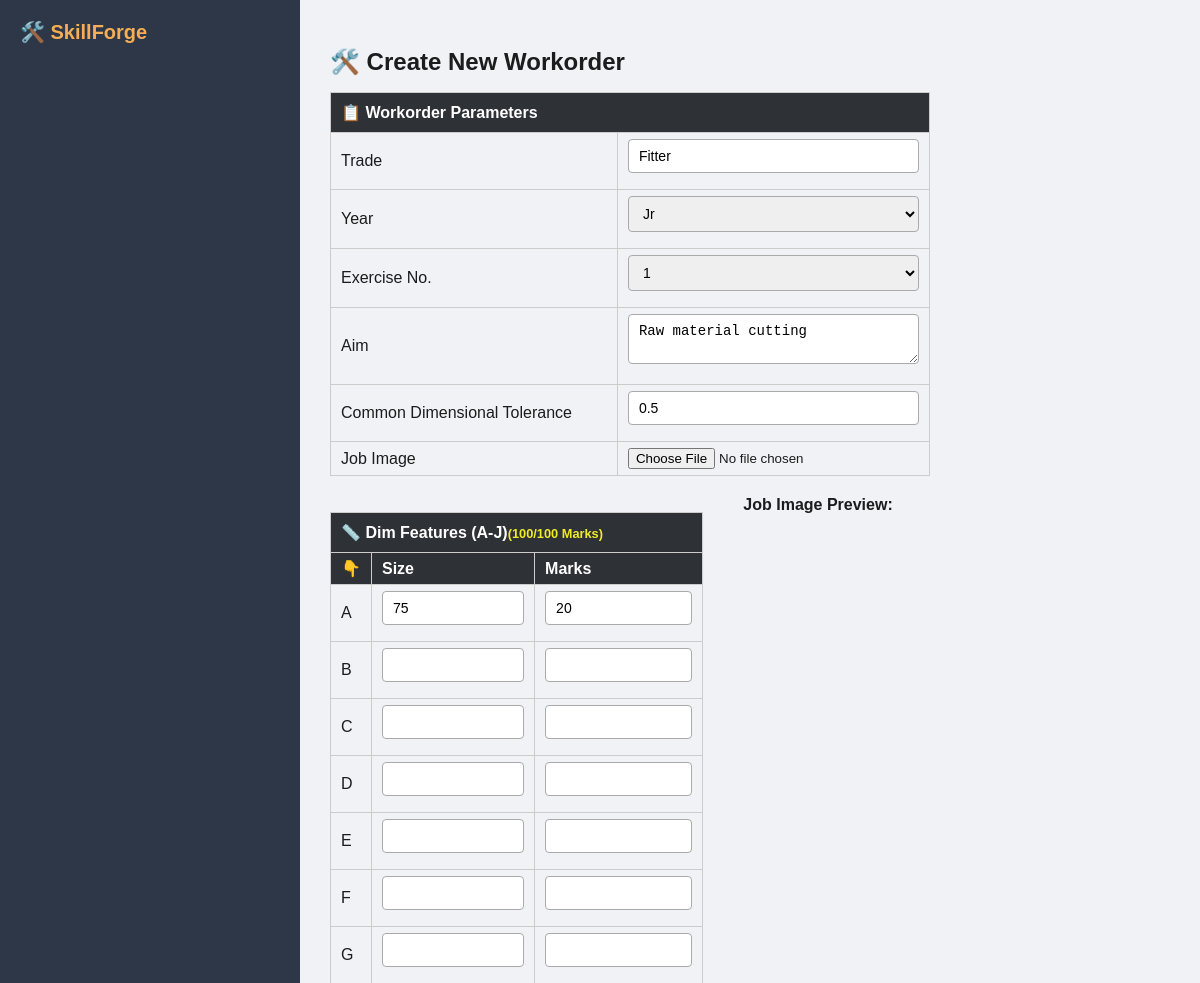
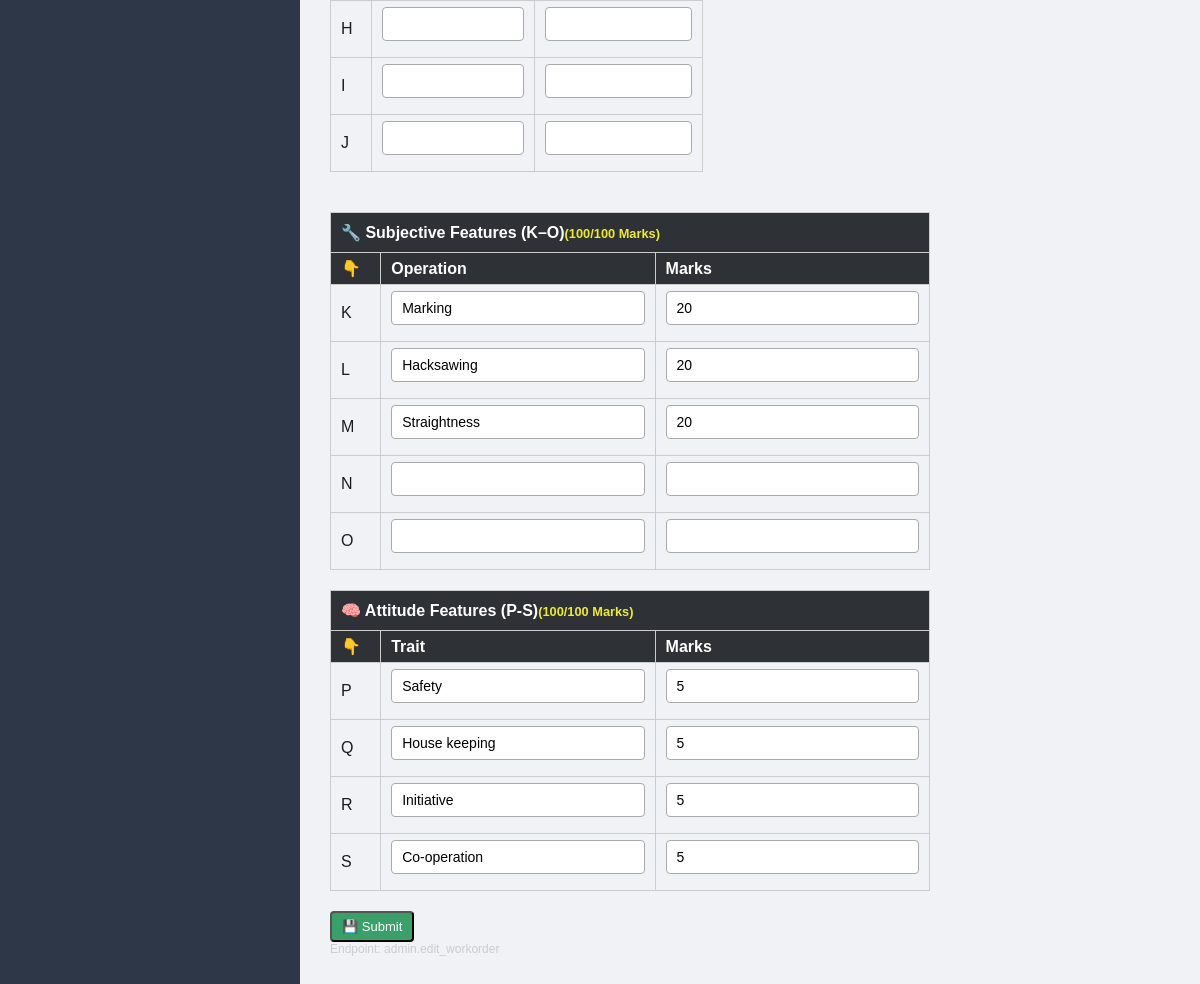
The app's page /admin/edit/2 (signed in) with its own data (2 pictures, top to bottom).
### models.py (models this page shows)
class WorkorderTemplate(db.Model):
    __tablename__ = 'workorder_template'
    __table_args__ = (
        db.UniqueConstraint('trade', 'year', 'exercise_no', 'job_image', name='uq_trade_year_exercise_aim'),
    )
    id = db.Column(db.Integer, primary_key=True)
    trade = db.Column(db.String(100), nullable=False)
    year = db.Column(db.String(10), nullable=False)  # e.g., Jr or Sr
    exercise_no = db.Column(db.String(2), nullable=False)
    aim = db.Column(db.String(255), nullable=False)
    job_image = db.Column(db.String(255), nullable=True)
    common_tolerance = db.Column(db.String(20), nullable=False)
    job_image = db.Column(db.String(255))
    dimensional_features = db.relationship('DimensionalFeature', backref='workorder', lazy=True)
    subjective_features = db.relationship('SubjectiveFeature', backref='workorder', lazy=True)
    attitude_features = db.relationship('AttitudeFeature', backref='workorder', lazy=True)

### admin/routes.py (the view, shortened to what this page needs)
@admin_bp.route("/edit/<int:workorder_id>", methods=["GET", "POST"])
@login_required # Requires user to be logged in.
def edit_workorder(workorder_id):
    if not current_user.is_admin():
        flash("Access denied", "danger")
        return redirect(url_for("dashboard"))
    work = WorkorderTemplate.query.get_or_404(workorder_id)
    dim_labels = list("ABCDEFGHIJ")
    subj_labels = list("KLMNO")
    att_labels = list("PQRS")
    form = WorkorderForm(obj=work)
    if request.method == "GET":
        for i, f in enumerate(form.dim_features):
            if i < len(work.dimensional_features): # Ensure index is within bounds of existing features
                f.size.data = work.dimensional_features[i].size
                f.marks.data = work.dimensional_features[i].marks
        for i, f in enumerate(form.subj_features):
            if i < len(work.subjective_features):
                f.operation.data = work.subjective_features[i].operation
                f.marks.data = work.subjective_features[i].marks
        for i, f in enumerate(form.attitude_features):
            if i < len(work.attitude_features):
                f.trait.data = work.attitude_features[i].trait
                f.marks.data = work.attitude_features[i].marks
    return render_template("admin/design_form.html", form=form)

### admin/forms.py (shortened to what this page needs)
class WorkorderForm(FlaskForm):
    trade = StringField("Trade", validators=[DataRequired()])
    year = SelectField('Year', choices=[('Jr', 'Jr'), ('Sr', 'Sr')])
    exercise_no = SelectField('Exercise No.', choices=[(str(i), f'{i}') for i in range(1, 53)])
    aim = TextAreaField("Aim", validators=[DataRequired()])
    common_tolerance = StringField("Common Dimensional Tolerance", validators=[DataRequired()])
    job_image = FileField("Job Image", validators=[FileAllowed(['jpg', 'jpeg', 'png'])])
    dim_features = FieldList(FormField(DimFeatureForm), min_entries=10)
    subj_features = FieldList(FormField(SubjFeatureForm), min_entries=5)
    attitude_features = FieldList(FormField(AttFeatureForm), min_entries=4)
    submit = SubmitField("Create Workorder")

class DimFeatureForm(Form):
    label = StringField("Label")
    size = StringField("Size", validators=[Optional()])
    marks = IntegerField("Marks", validators=[Optional()])

### app.py (called while the page is built)
@login_manager.user_loader
def load_user(user_id):
    return User.query.get(int(user_id))

### models.py (called while the page is built)
    def is_admin(self):
        return self.role == "Admin"

### Templates/admin/design_form.html (shortened to what this page needs)
{% extends "base.html" %}
{% block content %}
<h2>🛠️ Create New Workorder</h2>
<form method="POST" class="left-align-form" enctype="multipart/form-data" autocomplete="off">
  <table style="width: 100%; margin-bottom: 20px; border-collapse: collapse;">
    <thead style="background-color: #edf2f7;">
      <tr><th colspan="2" style="padding: 10px; text-align: left;">📋 Workorder Parameters</th></tr>
    </thead>
    <tbody>
      <tr><td>{{ form.trade.label }}</td><td>{{ form.trade(class="form-control") }}</td></tr>
      <tr>
        <td>{{ form.year.label }}</td>
        <td>{{ form.year(class="form-control") }}</td>
      </tr>
      <tr><td>{{ form.exercise_no.label }}</td><td>{{ form.exercise_no(class="form-control") }}</td></tr>
      <tr><td>{{ form.aim.label }}</td><td>{{ form.aim(class="form-control") }}</td></tr>
      <tr><td>{{ form.common_tolerance.label }}</td><td>{{ form.common_tolerance(class="form-control") }}</td></tr>
      <tr>
        <td>{{ form.job_image.label }}</td>
        <td>
          {{ form.job_image(id="jobImageInput") }}
        </td>
      </tr>
    </tbody>
  </table>
<div style="display: flex; gap: 40px; align-items: flex-start; margin-bottom: 30px;">
  <div style="flex: 2;">
    <table style="width: 100%; border-collapse: collapse;">
      <thead style="background-color: #fefcbf;">
        <tr><th colspan="3" style="padding: 10px; text-align: left;">📏 Dim Features (A-J)<span id="totalScore" style="font-size: 0.8em; color: hsl(59, 86%, 54%);">(0/100 Marks)</span></th></tr>
        <tr><th>👇</th><th>Size</th><th>Marks</th></tr>
      </thead>
      <tbody>
        {% for f in form.dim_features %}
        <tr>
          <td>{{ "ABCDEFGHIJ"[loop.index0] }}</td>
          <td>{{ f.size(class="form-control") }}</td>
          <td>{{ f.marks(class="form-control marks-input") }}</td>
        </tr>
        {% endfor %}
      </tbody>
    </table>
  </div>
  <div style="flex: 1;">
    <p><strong>Job Image Preview:</strong></p>
  </div>
</div>
  <table style="width: 100%; margin-bottom: 20px; border-collapse: collapse;">
    <thead style="background-color: #bee3f8;">
      <tr><th colspan="3" style="padding: 10px; text-align: left;">🔧 Subjective Features (K–O)<span id="totalScore" style="font-size: 0.8em; color: hsl(59, 86%, 54%">(0/100 Marks)</span></th></tr>
      <tr><th>👇</th><th>Operation</th><th>Marks</th></tr>
    </thead>
    <tbody>
      {% for f in form.subj_features %}
      <tr>
        <td>{{ "KLMNO"[loop.index0] }}</td>
        <td>{{ f.operation(class="form-control") }}</td>
        <td>{{ f.marks(class="form-control marks-input") }}</td>
      </tr>
      {% endfor %}
    </tbody>
  </table>
  <table style="width: 100%; margin-bottom: 20px; border-collapse: collapse;">
    <thead style="background-color: #c6f6d5;">
      <tr><th colspan="3" style="padding: 10px; text-align: left;">🧠 Attitude Features (P-S)<span id="totalScore" style="font-size: 0.8em; color: hsl(59, 86%, 54%">(0/100 Marks)</span></th></tr>
      <tr><th>👇</th><th>Trait</th><th>Marks</th></tr>
    </thead>
    <tbody>
      {% for f in form.attitude_features %}
      <tr>
        <td>{{ "PQRS"[loop.index0] }}</td>
        <td>{{ f.trait(class="form-control") }}</td>
        <td>{{ f.marks(class="form-control marks-input") }}</td>
      </tr>
      {% endfor %}
    </tbody>
  </table>
  <button type="submit" class="edit-btn">💾 Submit</button>
</form>
{% endblock %}

### static/CSS/style.css (style rules this page uses)
:root { --primary: #2E3236; --secondary: #3286be; --accent: #123769; --bg: #F2F3F5; --text: #1C1C1E; }
* { box-sizing: border-box; margin: 0; padding: 0; }
body { font-family: "Segoe UI", sans-serif; background: var(--bg); color: var(--text); margin: 0; font-family: sans-serif; background-color: #f0f2f5; }
table { width: 100%; border-collapse: collapse; margin-top: 1rem; }
th, td { border: 1px solid var(--light, #4A4F54); padding: 0.5rem; text-align: left; }
th { background: var(--primary); color: #fff; }
table { width: 100%; border-collapse: collapse; margin-bottom: 10px; }
table th, table td { border: 1px solid #ccc; padding: 6px 10px; text-align: left; }
.edit-btn { display: inline-block; padding: 6px 10px; background-color: #e6b800; color: #000; border-radius: 4px; text-decoration: none; }
.form-control, .form-control-file { width: 100%; padding: 6px; margin-bottom: 10px; font-size: 14px; border: 1px solid #aaa; border-radius: 4px; box-sizing: border-box; }
form { max-width: 600px; margin: 0 auto; }
.form-control, .form-control-file { width: 100%; padding: 8px 10px; font-size: 14px; }
#totalScore { font-weight: bold; color: #2b6cb0; }
.left-align-form { text-align: left; margin-left: 0; }
.edit-btn { display: inline-block; padding: 6px 10px; font-size: 13px; border-radius: 4px; text-decoration: none; color: white; transition: background-color 0.2s ease-in-out; }
.edit-btn:not(.danger-btn):not(.link-btn) { background-color: #38a169; }

### Templates/base.html (style rules this page uses)
body { margin: 0; font-family: sans-serif; background-color: #f0f2f5; }

### records on screen
WorkorderTemplate: trade "Fitter", year "Jr", exercise_no "1", aim "Raw material cutting", common_tolerance "0.5"

### other values on screen
{{ "ABCDEFGHIJ"[loop.index0] }} "A" "B" "C" "D" "E" "F" "G" "H" "I" "J"
{{ "KLMNO"[loop.index0] }} "K" "L" "M" "N" "O"
{{ "PQRS"[loop.index0] }} "P" "Q" "R" "S"
{{ request.endpoint }} "admin.edit_workorder"
